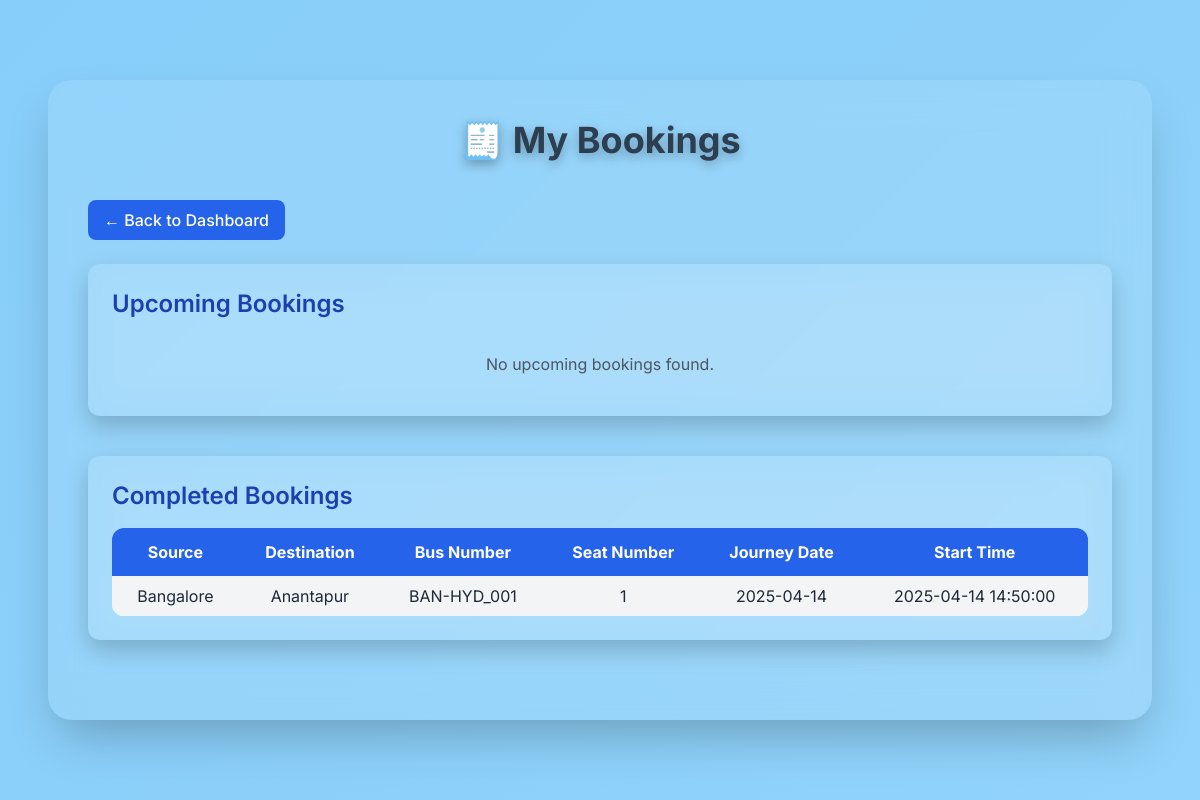
/customer/my_bookings (signed in), run on an earlier commit of the app's database.
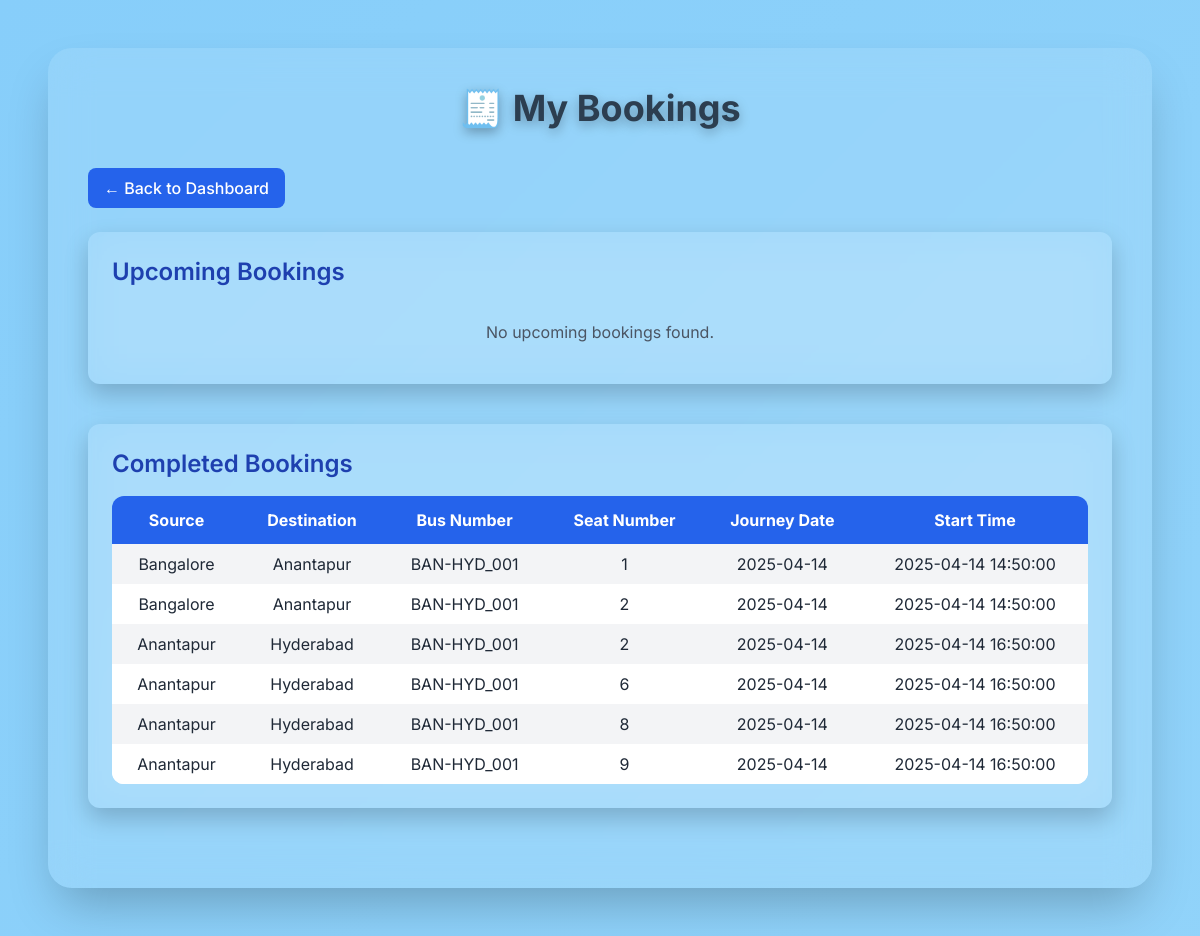
And on a later commit of the database.
### schemas/schemas.py (models this page shows)
class Booking(Base):
    __tablename__ = "booking"
    id = Column(Integer, primary_key=True)
    user_id = Column(Integer, ForeignKey("users.id"))
    bus_id = Column(Integer, ForeignKey("bus.id"))
    source_place_id = Column(Integer, ForeignKey("places.id"))
    destination_place_id = Column(Integer, ForeignKey("places.id"))
    seat_number = Column(String, nullable=False)
    price = Column(Integer)
    journey_date = Column(DateTime, nullable=False)
    passenger_name = Column(String, nullable=False)
    passenger_age = Column(String, nullable=False)
    passenger_gender = Column(String, nullable=False)
    user = relationship("Users", back_populates="bookings")
    bus = relationship("Bus", back_populates="bookings")
    source = relationship("Place", foreign_keys=[source_place_id])
    destination = relationship("Place", foreign_keys=[destination_place_id])

class Place(Base):
    __tablename__ = "places"
    id = Column(Integer, primary_key=True)
    name = Column(String, unique=True, nullable=False)
    bus_routes = relationship("BusRoute", back_populates="place")

class Bus(Base):
    __tablename__ = "bus"
    id = Column(Integer, primary_key=True)
    bus_number = Column(String, unique=True, nullable=False)
    bus_name = Column(String, unique=True, nullable=False)
    remaining_seats = Column(Integer, default=50)
    routes = relationship(
        "BusRoute", back_populates="bus", order_by="BusRoute.stop_order"
    )
    fare_rule = relationship("FareRule", back_populates="bus", uselist=False)
    bookings = relationship("Booking", back_populates="bus")

### routes/customer_routes.py (the view)
@router.get("/my_bookings", response_class=HTMLResponse)
async def my_bookings(
    request: Request, db: Session = Depends(get_db), curr_user=Depends(get_current_user)
):
    if not curr_user:
        return RedirectResponse("/auth/login", status_code=302)
    now = datetime.now()
    dest = aliased(Place)
    print(db.query(Booking.user_id,Booking.bus_id).all())
    print(db.query(Bus.bus_name).all())
    bookings = (
        db.query(
            Booking.journey_date,
            Booking.seat_number,
            Bus.bus_number,
            case(
                (Booking.journey_date >= now, "Upcoming"),
                (Booking.journey_date < now, "Completed"),
                else_="No Status",
            ).label("status"),
            Place.name.label("Source_name"),
            dest.name.label("Destination_name"),
            BusRoute.start_time.label("start_time"),
        )
        .join(Bus, Booking.bus_id == Bus.bus_name)
        .join(Place, Booking.source_place_id == Place.id)
        .join(dest, Booking.destination_place_id == dest.id)
        .join(
            BusRoute,
            and_(
                BusRoute.bus_id == Bus.id,
                BusRoute.place_id == Booking.source_place_id,
            ),
        )
        .filter(Booking.user_id == curr_user.username)
        .order_by(Booking.journey_date.desc())
        .all()
    )
    grouped = {"Upcoming": [], "Completed": []}
    print(bookings)
    for b in bookings:
        grouped[b.status].append(
            {
                "Source": b.Source_name,
                "Destination": b.Destination_name,
                "bus_number": b.bus_number,
                "seat_number": b.seat_number,
                "journey_date": b.journey_date.strftime("%Y-%m-%d"),
                "start_time": b.start_time,
            }
        )
    return templates.TemplateResponse(
        "my_bookings.html", {"request": request, "bookings": grouped}
    )

### templates/my_bookings.html (shortened to what this page needs)
<!DOCTYPE html>
<html lang="en">
<head>
  <script src="https://cdn.tailwindcss.com"></script>
</head>
<body class="text-white">
  <div class="scene"></div>
  <div class="w-full max-w-6xl mx-auto px-6 py-12">
    <div class="glass p-10 rounded-3xl shadow-2xl">
      <h1 class="text-4xl font-bold text-center mb-10 text-glow">🧾 My Bookings</h1>
      <div class="mb-6">
        <a href="/customer/" class="inline-block py-2 px-4 bg-blue-600 hover:bg-blue-700 rounded-lg font-medium text-white">← Back to Dashboard</a>
      </div>
      {% for status, booking_list in bookings.items() %}
      <div class="glass mb-10 p-6 rounded-xl">
        <h2 class="text-2xl font-semibold mb-4 text-blue-800">{{ status }} Bookings</h2>
        {% if booking_list %}
        <div class="overflow-x-auto">
          <table class="w-full border-collapse rounded-xl overflow-hidden">
            <thead class="bg-blue-600 text-white">
              <tr>
                <th class="px-4 py-3">Source</th>
                <th class="px-4 py-3">Destination</th>
                <th class="px-4 py-3">Bus Number</th>
                <th class="px-4 py-3">Seat Number</th>
                <th class="px-4 py-3">Journey Date</th>
                <th class="px-4 py-3">Start Time</th>
              </tr>
            </thead>
            <tbody class="bg-white text-gray-800">
              {% for b in booking_list %}
              <tr class="odd:bg-gray-100 even:bg-white text-center">
                <td class="px-4 py-2">{{ b.Source }}</td>
                <td class="px-4 py-2">{{ b.Destination }}</td>
                <td class="px-4 py-2">{{ b.bus_number }}</td>
                <td class="px-4 py-2">{{ b.seat_number }}</td>
                <td class="px-4 py-2">{{ b.journey_date }}</td>
                <td class="px-4 py-2">{{ b.start_time }}</td>
              </tr>
              {% endfor %}
            </tbody>
          </table>
        </div>
        {% else %}
        <p class="text-center text-gray-600 py-4">No {{ status.lower() }} bookings found.</p>
        {% endif %}
      </div>
      {% endfor %}
    </div>
  </div>
</body>
</html>

### templates/my_bookings.html (style rules this page uses)
* { margin: 0; padding: 0; box-sizing: border-box; }
body { font-family: 'Inter', sans-serif; min-height: 100vh; display: flex; justify-content: center; align-items: center; overflow: hidden; position: relative; }
.scene { position: absolute; top: 0; left: 0; width: 100%; height: 100%; background: linear-gradient(135deg, #87CEFA, #aee1f9); background-size: 400% 400%; animation: bgFloat 20s ease-in-out infinite; z-index: -2; }
.glass { background: rgba(255, 255, 255, 0.1); border-radius: 20px; backdrop-filter: blur(20px); -webkit-backdrop-filter: blur(20px); box-shadow: 0 10px 25px rgba(0, 0, 0, 0.2); transition: all 0.3s ease-in-out; }
.text-glow { text-shadow: 0 4px 12px rgba(0, 0, 0, 0.3); color: #2C3E50; }

What changed in the data, as far as the page shows it:
added Booking: Source "Bangalore", Destination "Anantapur", bus_number "BAN-HYD_001", seat_number "2", journey_date "2025-04-14", start_time "2025-04-14 14:50:00"
added Booking: Source "Anantapur", Destination "Hyderabad", bus_number "BAN-HYD_001", seat_number "2", journey_date "2025-04-14", start_time "2025-04-14 16:50:00"
added Booking: Source "Anantapur", Destination "Hyderabad", bus_number "BAN-HYD_001", seat_number "6", journey_date "2025-04-14", start_time "2025-04-14 16:50:00"
added Booking: Source "Anantapur", Destination "Hyderabad", bus_number "BAN-HYD_001", seat_number "8", journey_date "2025-04-14", start_time "2025-04-14 16:50:00"
added Booking: Source "Anantapur", Destination "Hyderabad", bus_number "BAN-HYD_001", seat_number "9", journey_date "2025-04-14", start_time "2025-04-14 16:50:00"
